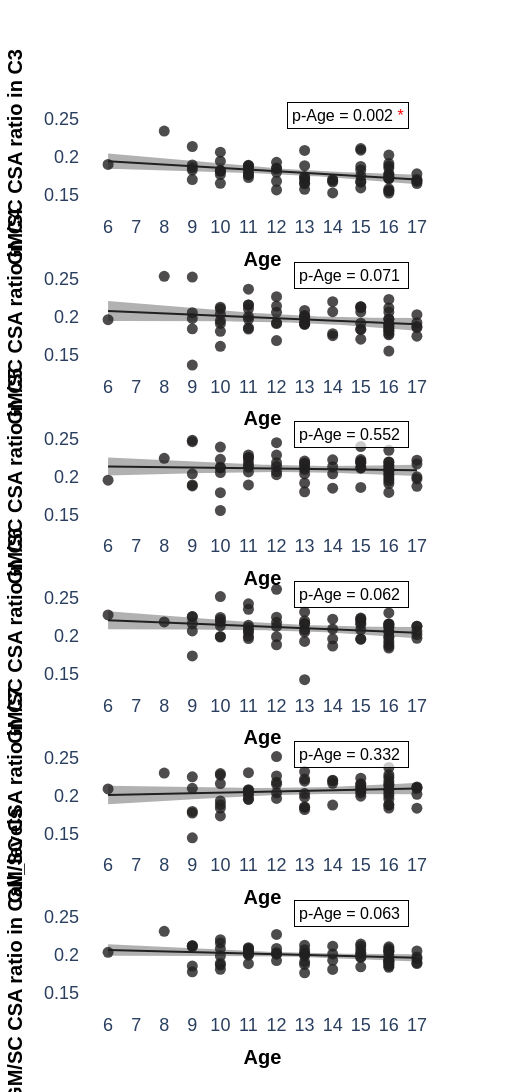

The notebook cell saved with this chart:
### Markdown cell above
## Plot GM / SC CSA ratio vs Age

### Code cell
plot_ratio(df_GM_WM_SC, 'GM', 'SC', 0.125, 0.275)
